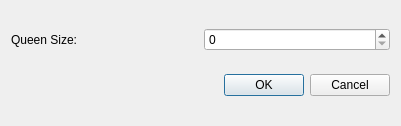
<?xml version="1.0" encoding="UTF-8"?>
<ui version="4.0">
 <class>NQueenPrefDialog</class>
 <widget class="QDialog" name="NQueenPrefDialog">
  <property name="geometry">
   <rect>
    <x>0</x>
    <y>0</y>
    <width>401</width>
    <height>126</height>
   </rect>
  </property>
  <property name="windowTitle">
   <string>Dialog</string>
  </property>
  <layout class="QVBoxLayout" name="verticalLayout">
   <item>
    <layout class="QHBoxLayout" name="horizontalLayout">
     <item>
      <widget class="QLabel" name="label">
       <property name="text">
        <string>Queen Size:</string>
       </property>
      </widget>
     </item>
     <item>
      <widget class="QSpinBox" name="spinBox"/>
     </item>
    </layout>
   </item>
   <item>
    <widget class="QDialogButtonBox" name="buttonBox">
     <property name="orientation">
      <enum>Qt::Horizontal</enum>
     </property>
     <property name="standardButtons">
      <set>QDialogButtonBox::Cancel|QDialogButtonBox::Ok</set>
     </property>
    </widget>
   </item>
  </layout>
 </widget>
 <resources/>
 <connections>
  <connection>
   <sender>buttonBox</sender>
   <signal>accepted()</signal>
   <receiver>NQueenPrefDialog</receiver>
   <slot>accept()</slot>
   <hints>
    <hint type="sourcelabel">
     <x>248</x>
     <y>254</y>
    </hint>
    <hint type="destinationlabel">
     <x>157</x>
     <y>274</y>
    </hint>
   </hints>
  </connection>
  <connection>
   <sender>buttonBox</sender>
   <signal>rejected()</signal>
   <receiver>NQueenPrefDialog</receiver>
   <slot>reject()</slot>
   <hints>
    <hint type="sourcelabel">
     <x>316</x>
     <y>260</y>
    </hint>
    <hint type="destinationlabel">
     <x>286</x>
     <y>274</y>
    </hint>
   </hints>
  </connection>
 </connections>
</ui>
